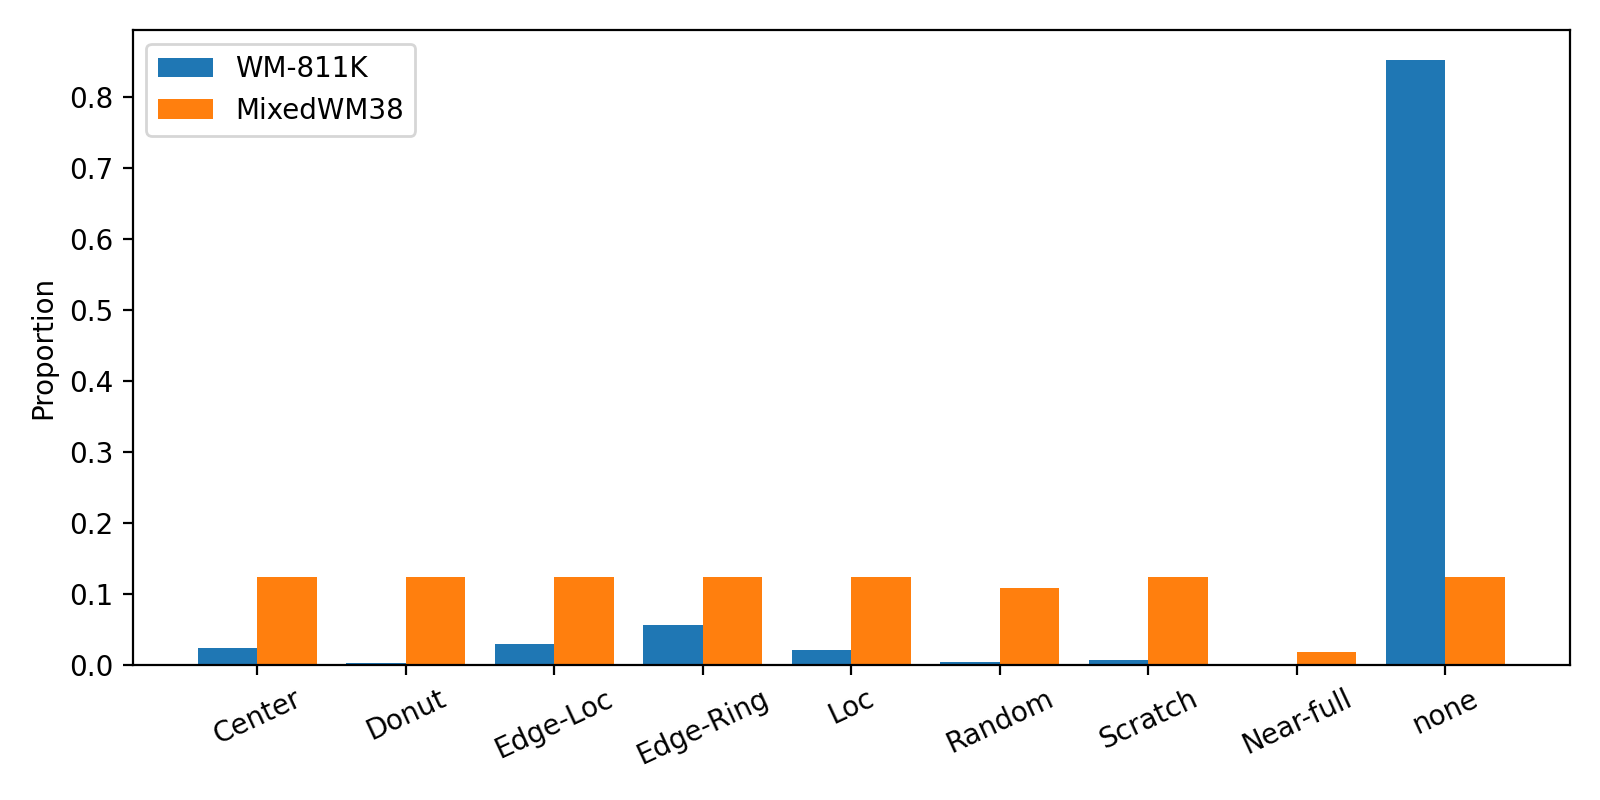

Write the Python code that produced this figure.
import os
import numpy as np
import matplotlib.pyplot as plt

PLOT_CLASSES = ['Center', 'Donut', 'Edge-Loc', 'Edge-Ring', 'Loc', 'Random', 'Scratch', 'Near-full', 'none']

WM811K_ID_TO_STR = {
	0: 'Center',
	1: 'Donut',
	2: 'Edge-Loc',
	3: 'Edge-Ring',
	4: 'Loc',
	5: 'Random',
	6: 'Scratch',
	7: 'Near-full',
	8: 'none',
}

MIXEDWM38_ID_TO_STR = {
	0: 'Center',
	1: 'Donut',
	2: 'Edge-Loc',
	3: 'Edge-Ring',
	4: 'Loc',
	5: 'Random',      
	6: 'Scratch',
	7: 'Near-full',   
	8: 'none',
}

def counts_by_class(labels, id_to_str, class_order):
	counts = dict.fromkeys(class_order, 0)
	unique, cnts = np.unique(labels, return_counts=True)
	for cls_id, count in zip(unique, cnts):
		name = id_to_str.get(int(cls_id))
		if name in counts:
			counts[name] += int(count)
	return np.array([counts[c] for c in class_order], dtype=np.int64)

def main():
	root = os.path.abspath(os.path.join(os.path.dirname(__file__), '..'))
	wm_path = os.path.join(root, 'wm811k-64.npz')
	mw_path = os.path.join(root, 'mixed2m38-64-single.npz')

	wm = np.load(wm_path)
	mw = np.load(mw_path)

	wm_counts = counts_by_class(wm['label'], WM811K_ID_TO_STR, PLOT_CLASSES)
	mw_counts = counts_by_class(mw['label'], MIXEDWM38_ID_TO_STR, PLOT_CLASSES)

	wm_prop = wm_counts / wm_counts.sum()
	mw_prop = mw_counts / mw_counts.sum()

	x = np.arange(len(PLOT_CLASSES))
	w = 0.4
	plt.figure(figsize=(8, 4))
	plt.bar(x - w/2, wm_prop, width=w, label='WM-811K')
	plt.bar(x + w/2, mw_prop, width=w, label='MixedWM38')
	plt.xticks(x, PLOT_CLASSES, rotation=25)
	plt.ylabel('Proportion')
	plt.legend()
	plt.tight_layout()
	out_path = os.path.join(os.path.dirname(__file__), 'dataset_proportions.png')
	plt.savefig(out_path, dpi=200)
	print(f"Saved plot to: {out_path}")

if __name__ == '__main__':
	main()
